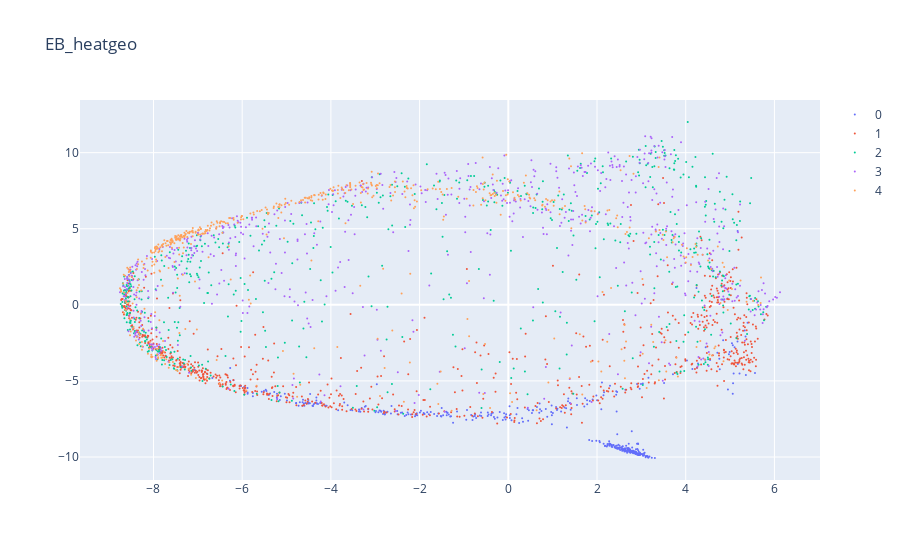
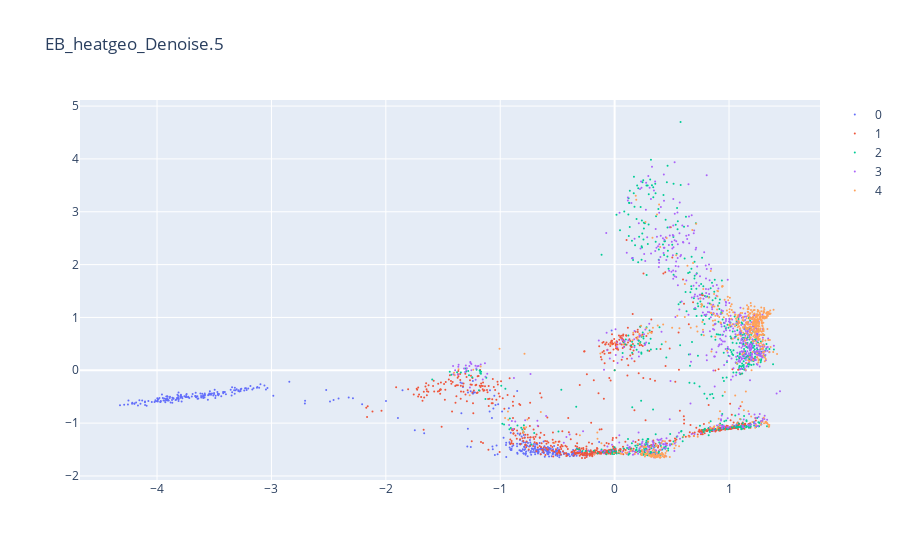
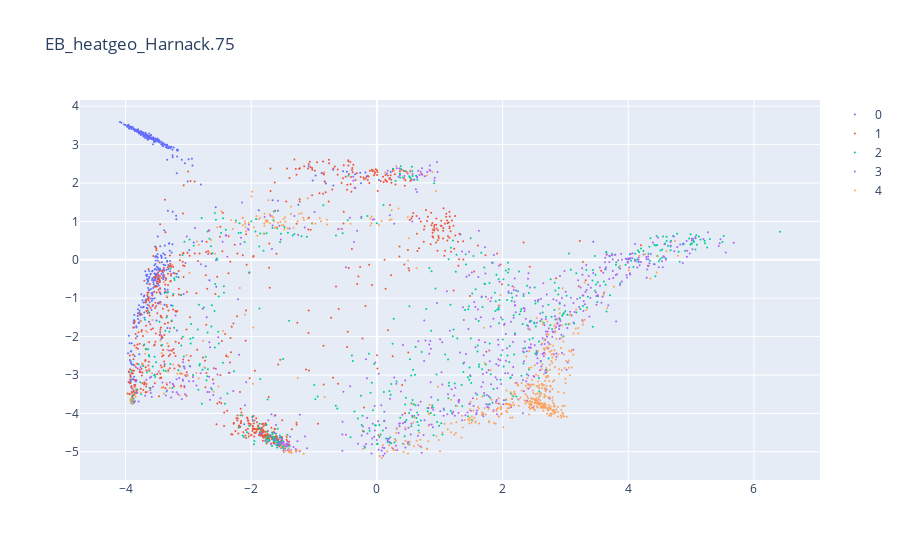
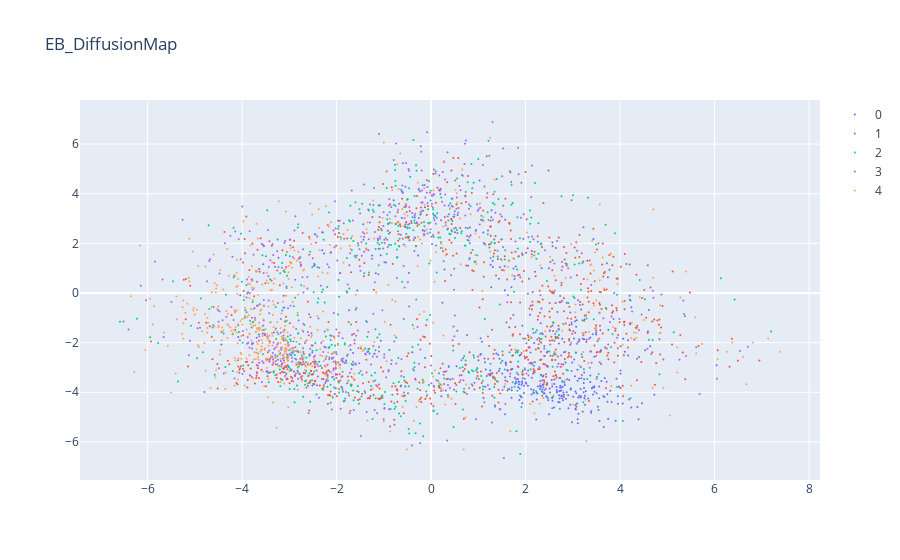

The notebook cell these images were saved under, in order:
### Code cell
data_names = df['data.name'].unique()
for dim in [2]:
    for data_name in data_names:
        ids = df[(df['data.name'] == data_name) & (df['dimensions.latent'] == dim)].sort_values(by=['validation/reconstr_loss', 'validation/dist_loss'], ascending=[True, False]).iloc[0,:][['data.name', 'dimensions.latent', 'validation/reconstr_loss', 'validation/dist_loss', 'run_id']]
        run_id = ids['run_id']
        run = [run for run in sweep.runs if run.id == run_id][0]
        cfg = OmegaConf.create(run.config)
        visualize_dm_data(cfg)

### Figure 1 — Plotly figure (JSON) as saved in the notebook; plotly's stock layout.template omitted (floating-point values rounded to 4 significant figures; data arrays with more than 128 entries replaced by an {"elided": "..."} marker saying what was removed)
{"data": [{"marker": {"color": 0, "colorscale": [[0, "#440154"], [0.1111, "#482878"], [0.2222, "#3e4989"], [0.3333, "#31688e"], [0.4444, "#26828e"], [0.5556, "#1f9e89"], [0.6667, "#35b779"], [0.7778, "#6ece58"], [0.8889, "#b5de2b"], [1, "#fde725"]], "opacity": 1, "size": 2}, "mode": "markers", "name": "0", "type": "scatter", "x": {"elided": "419 float values"}, "y": {"elided": "419 float values"}}, {"marker": {"color": 1, "opacity": 1, "size": 2}, "mode": "markers", "name": "1", "type": "scatter", "x": {"elided": "758 float values"}, "y": {"elided": "758 float values"}}, {"marker": {"color": 2, "opacity": 1, "size": 2}, "mode": "markers", "name": "2", "type": "scatter", "x": {"elided": "598 float values"}, "y": {"elided": "598 float values"}}, {"marker": {"color": 3, "opacity": 1, "size": 2}, "mode": "markers", "name": "3", "type": "scatter", "x": {"elided": "652 float values"}, "y": {"elided": "652 float values"}}, {"marker": {"color": 4, "opacity": 1, "size": 2}, "mode": "markers", "name": "4", "type": "scatter", "x": {"elided": "573 float values"}, "y": {"elided": "573 float values"}}], "layout": {"scene": {"xaxis": {"title": {"text": "X"}}, "yaxis": {"title": {"text": "Y"}}}, "showlegend": true, "title": {"text": "EB_heatgeo"}}}

### Figure 2 — Plotly figure (JSON) as saved in the notebook; plotly's stock layout.template omitted (floating-point values rounded to 4 significant figures; data arrays with more than 128 entries replaced by an {"elided": "..."} marker saying what was removed)
{"data": [{"marker": {"color": 0, "colorscale": [[0, "#440154"], [0.1111, "#482878"], [0.2222, "#3e4989"], [0.3333, "#31688e"], [0.4444, "#26828e"], [0.5556, "#1f9e89"], [0.6667, "#35b779"], [0.7778, "#6ece58"], [0.8889, "#b5de2b"], [1, "#fde725"]], "opacity": 1, "size": 2}, "mode": "markers", "name": "0", "type": "scatter", "x": {"elided": "419 float values"}, "y": {"elided": "419 float values"}}, {"marker": {"color": 1, "opacity": 1, "size": 2}, "mode": "markers", "name": "1", "type": "scatter", "x": {"elided": "758 float values"}, "y": {"elided": "758 float values"}}, {"marker": {"color": 2, "opacity": 1, "size": 2}, "mode": "markers", "name": "2", "type": "scatter", "x": {"elided": "598 float values"}, "y": {"elided": "598 float values"}}, {"marker": {"color": 3, "opacity": 1, "size": 2}, "mode": "markers", "name": "3", "type": "scatter", "x": {"elided": "652 float values"}, "y": {"elided": "652 float values"}}, {"marker": {"color": 4, "opacity": 1, "size": 2}, "mode": "markers", "name": "4", "type": "scatter", "x": {"elided": "573 float values"}, "y": {"elided": "573 float values"}}], "layout": {"scene": {"xaxis": {"title": {"text": "X"}}, "yaxis": {"title": {"text": "Y"}}}, "showlegend": true, "title": {"text": "EB_heatgeo_Denoise.5"}}}

### Figure 3 — Plotly figure (JSON) as saved in the notebook; plotly's stock layout.template omitted (floating-point values rounded to 4 significant figures; data arrays with more than 128 entries replaced by an {"elided": "..."} marker saying what was removed)
{"data": [{"marker": {"color": 0, "colorscale": [[0, "#440154"], [0.1111, "#482878"], [0.2222, "#3e4989"], [0.3333, "#31688e"], [0.4444, "#26828e"], [0.5556, "#1f9e89"], [0.6667, "#35b779"], [0.7778, "#6ece58"], [0.8889, "#b5de2b"], [1, "#fde725"]], "opacity": 1, "size": 2}, "mode": "markers", "name": "0", "type": "scatter", "x": {"elided": "419 float values"}, "y": {"elided": "419 float values"}}, {"marker": {"color": 1, "opacity": 1, "size": 2}, "mode": "markers", "name": "1", "type": "scatter", "x": {"elided": "758 float values"}, "y": {"elided": "758 float values"}}, {"marker": {"color": 2, "opacity": 1, "size": 2}, "mode": "markers", "name": "2", "type": "scatter", "x": {"elided": "598 float values"}, "y": {"elided": "598 float values"}}, {"marker": {"color": 3, "opacity": 1, "size": 2}, "mode": "markers", "name": "3", "type": "scatter", "x": {"elided": "652 float values"}, "y": {"elided": "652 float values"}}, {"marker": {"color": 4, "opacity": 1, "size": 2}, "mode": "markers", "name": "4", "type": "scatter", "x": {"elided": "573 float values"}, "y": {"elided": "573 float values"}}], "layout": {"scene": {"xaxis": {"title": {"text": "X"}}, "yaxis": {"title": {"text": "Y"}}}, "showlegend": true, "title": {"text": "EB_heatgeo_Harnack.75"}}}

### Figure 4 — Plotly figure (JSON) as saved in the notebook; plotly's stock layout.template omitted (floating-point values rounded to 4 significant figures; data arrays with more than 128 entries replaced by an {"elided": "..."} marker saying what was removed)
{"data": [{"marker": {"color": 0, "colorscale": [[0, "#440154"], [0.1111, "#482878"], [0.2222, "#3e4989"], [0.3333, "#31688e"], [0.4444, "#26828e"], [0.5556, "#1f9e89"], [0.6667, "#35b779"], [0.7778, "#6ece58"], [0.8889, "#b5de2b"], [1, "#fde725"]], "opacity": 1, "size": 2}, "mode": "markers", "name": "0", "type": "scatter", "x": {"elided": "419 float values"}, "y": {"elided": "419 float values"}}, {"marker": {"color": 1, "opacity": 1, "size": 2}, "mode": "markers", "name": "1", "type": "scatter", "x": {"elided": "758 float values"}, "y": {"elided": "758 float values"}}, {"marker": {"color": 2, "opacity": 1, "size": 2}, "mode": "markers", "name": "2", "type": "scatter", "x": {"elided": "598 float values"}, "y": {"elided": "598 float values"}}, {"marker": {"color": 3, "opacity": 1, "size": 2}, "mode": "markers", "name": "3", "type": "scatter", "x": {"elided": "652 float values"}, "y": {"elided": "652 float values"}}, {"marker": {"color": 4, "opacity": 1, "size": 2}, "mode": "markers", "name": "4", "type": "scatter", "x": {"elided": "573 float values"}, "y": {"elided": "573 float values"}}], "layout": {"scene": {"xaxis": {"title": {"text": "X"}}, "yaxis": {"title": {"text": "Y"}}}, "showlegend": true, "title": {"text": "EB_DiffusionMap"}}}
